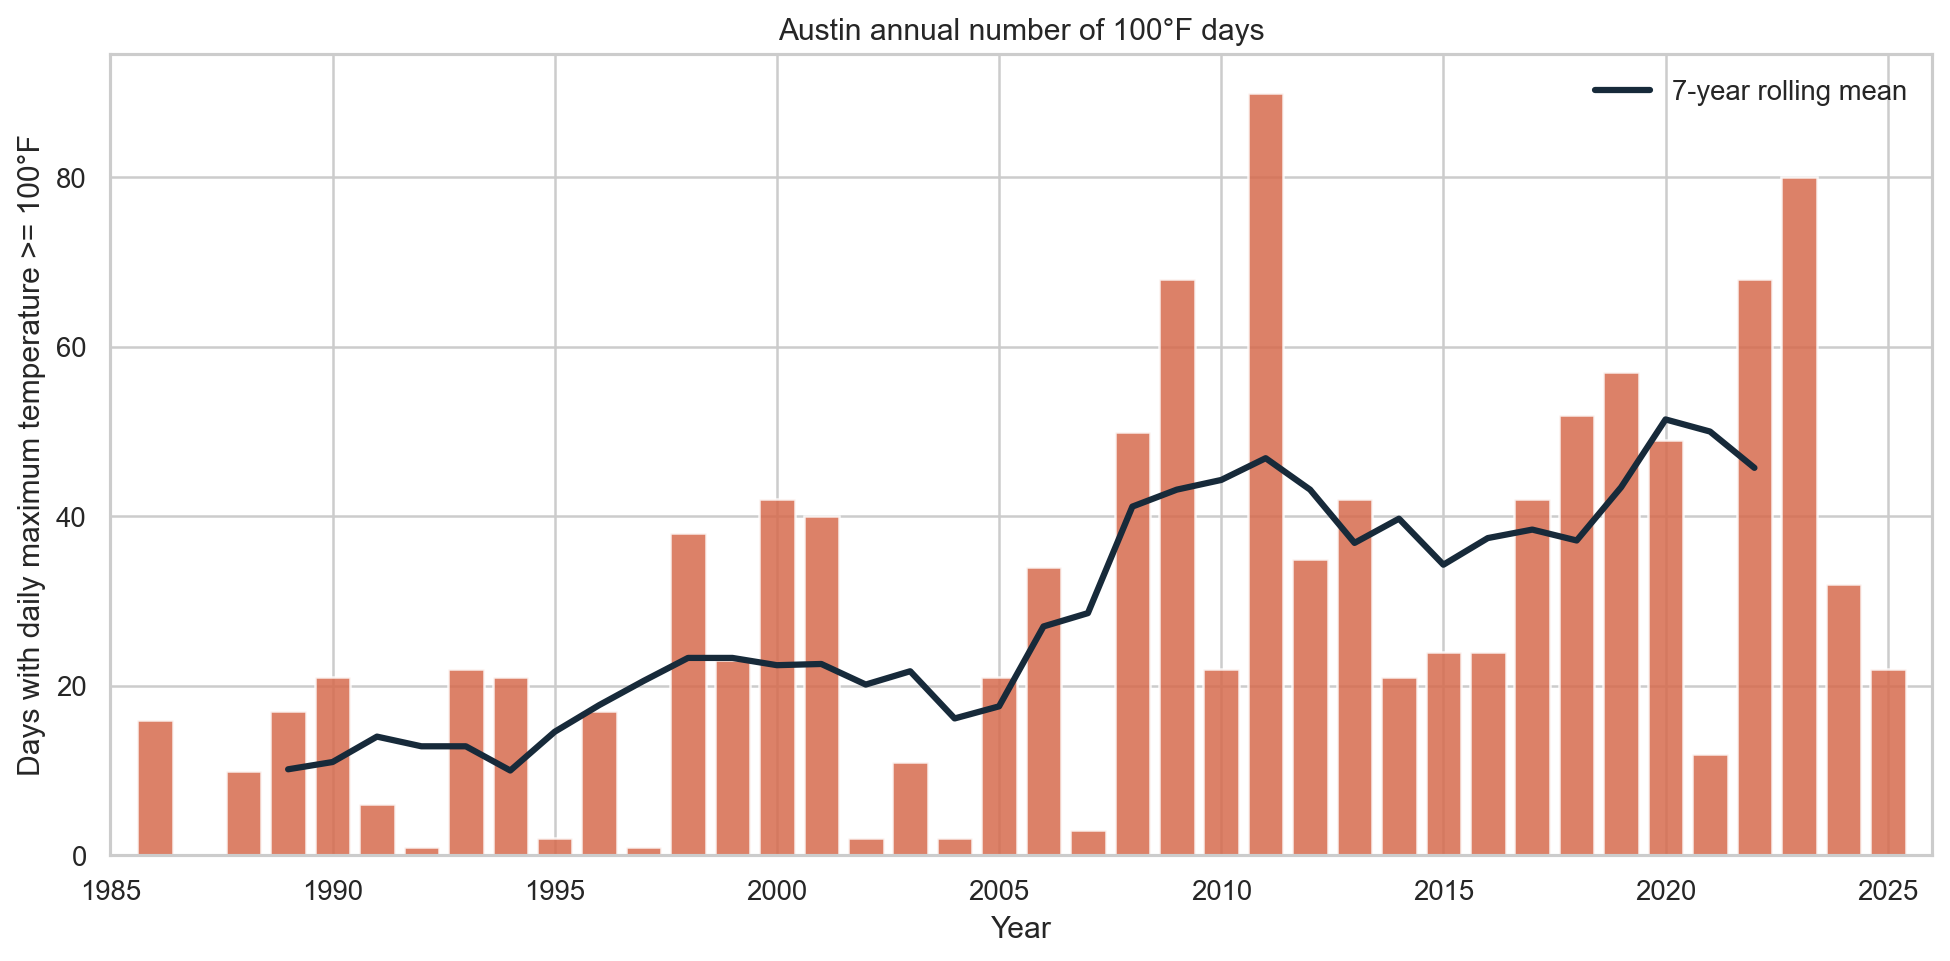

Write the Python code that produced this figure.
from datetime import date
from pathlib import Path

import matplotlib.pyplot as plt
import pandas as pd
import seaborn as sns


THRESHOLD_C = (100 - 32) / 1.8
START_YEAR = 1986


def last_complete_year(today: date | None = None) -> int:
    """Return the most recently finished calendar year relative to today."""
    return (today or date.today()).year - 1


def count_hot_days(weather: pd.DataFrame, end_year: int | None = None) -> pd.DataFrame:
    """Count complete-year days with a daily maximum temperature of at least 100 F."""
    if end_year is None:
        end_year = last_complete_year()
    data = weather.copy()
    data["time"] = pd.to_datetime(data["time"], errors="coerce")
    data = data.dropna(subset=["time", "tmax"])
    data["year"] = data["time"].dt.year
    data = data[data["year"].between(START_YEAR, end_year)]
    data["is_hot_day"] = data["tmax"] >= THRESHOLD_C

    return (
        data.groupby("year", as_index=False)
        .agg(hot_days=("is_hot_day", "sum"))
        .astype({"year": int, "hot_days": int})
    )


def create_chart(yearly_hot_days: pd.DataFrame, output_path: Path, end_year: int | None = None) -> None:
    if end_year is None:
        end_year = last_complete_year()
    sns.set_theme(style="whitegrid", context="notebook")
    fig, ax = plt.subplots(figsize=(11, 5.5))
    colors = ["#d66b4d" if value > 0 else "#2f6f95" for value in yearly_hot_days["hot_days"]]
    ax.bar(yearly_hot_days["year"], yearly_hot_days["hot_days"], color=colors, width=0.8, alpha=0.85)
    rolling_mean = yearly_hot_days["hot_days"].rolling(7, center=True).mean()
    ax.plot(
        yearly_hot_days["year"],
        rolling_mean,
        color="#172a3a",
        linewidth=2.5,
        label="7-year rolling mean",
    )
    ax.set(
        title="Austin annual number of 100°F days",
        xlabel="Year",
        ylabel="Days with daily maximum temperature >= 100°F",
    )
    ax.set_xlim(START_YEAR - 1, end_year + 1)
    ax.legend(frameon=False)
    fig.tight_layout()
    fig.savefig(output_path, dpi=180, bbox_inches="tight")
    plt.close(fig)


if __name__ == "__main__":
    project_root = Path(__file__).resolve().parents[1]
    data_path = project_root / "data" / "austin_daily_weather.csv"
    output_path = project_root / "outputs" / "hot_days_per_year.png"
    yearly_hot_days = count_hot_days(pd.read_csv(data_path))
    create_chart(yearly_hot_days, output_path)
    print(yearly_hot_days.to_string(index=False))
    print(f"Saved chart to {output_path}")
